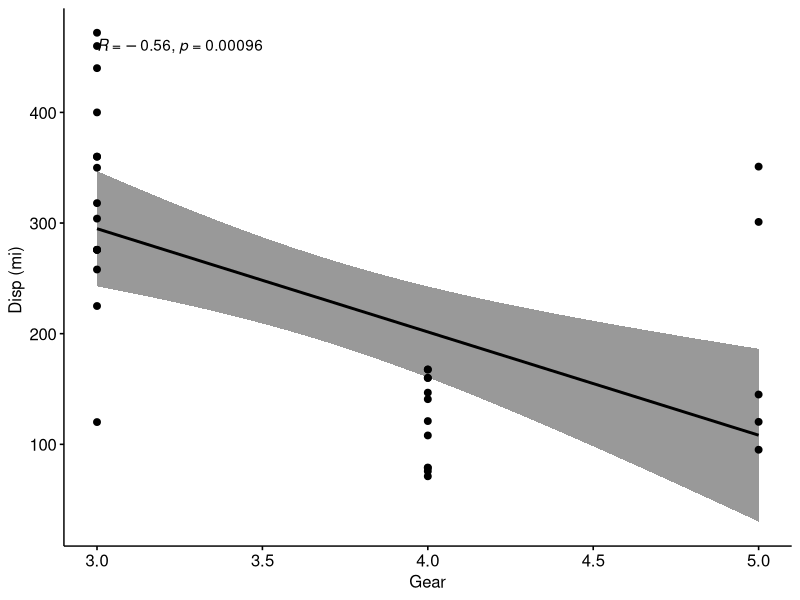

Reproduce this figure in R.
#Alani Williams, September 19, 2022

library("ggpubr")

#Loading sample data
my_data <- mtcars
head(my_data)

ggscatter(my_data, x = "gear", y = "disp", add = "reg.line", conf.int = TRUE, cor.coef = TRUE, cor.method = "pearson", xlab = "Gear", ylab = "Disp (mi) ")

res <- cor.test(my_data$disp, my_data$gear, method = "pearson") 
res
